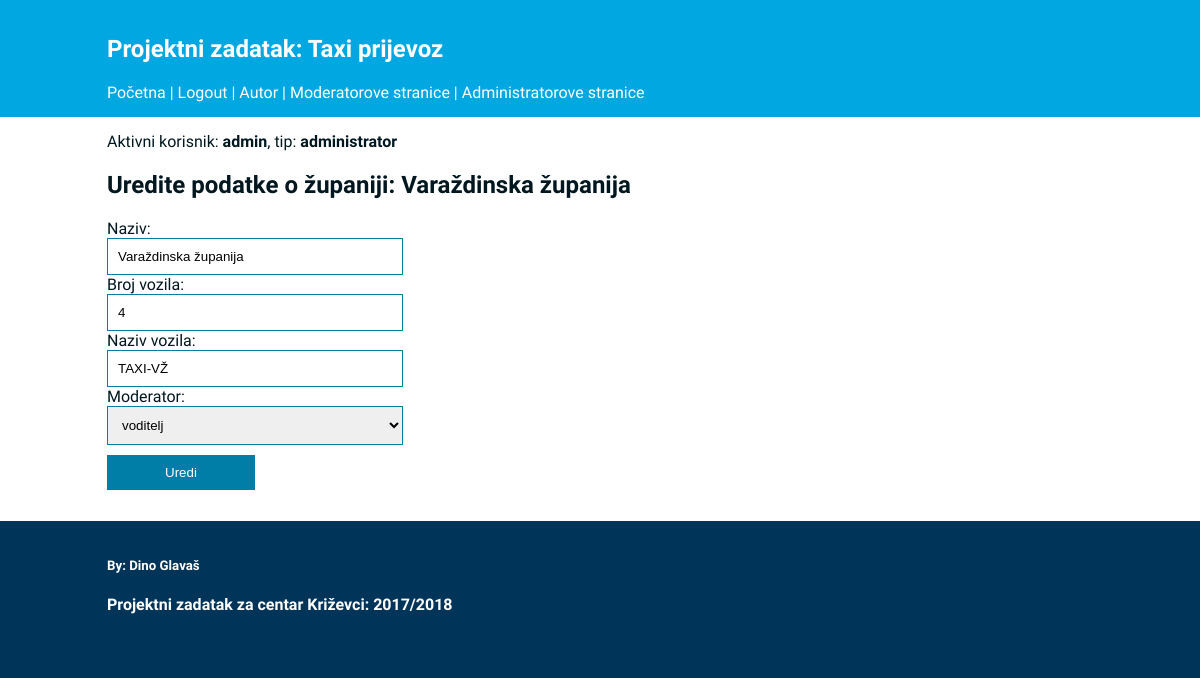
Screenshot of /zupanija.php?zupanijaIdUredi=1&naziv=Varaždinska županija (signed in) with the database file from the repository.
### tables this page shows
CREATE TABLE IF NOT EXISTS `zupanija` (
  `zupanija_id` INT(10) NOT NULL AUTO_INCREMENT,
  `moderator_id` INT(10) NOT NULL,
  `naziv` VARCHAR(50) NOT NULL,
  `broj_vozila` INT(4) NOT NULL,
  PRIMARY KEY (`zupanija_id`),
  INDEX `fk_kateogrija_predmeta_korisnik1_idx` (`moderator_id` ASC),
  CONSTRAINT `fk_kateogrija_predmeta_korisnik1`
    FOREIGN KEY (`moderator_id`)
    REFERENCES `korisnik` (`korisnik_id`)
    ON DELETE NO ACTION
    ON UPDATE NO ACTION);

CREATE TABLE IF NOT EXISTS `vozilo` (
  `vozilo_id` INT(10) NOT NULL AUTO_INCREMENT,
  `zupanija_id` INT(10) NOT NULL,
  `oznaka` VARCHAR(50) NOT NULL,
  PRIMARY KEY (`vozilo_id`),
  INDEX `fk_vozilo_podrucje1_idx` (`zupanija_id` ASC),
  CONSTRAINT `fk_vozilo_podrucje1`
    FOREIGN KEY (`zupanija_id`)
    REFERENCES `zupanija` (`zupanija_id`)
    ON DELETE NO ACTION
    ON UPDATE NO ACTION);

### baza.php (called while the page is built, shortened)
<?php
$baza = 'iwa_2017_kz_projekt';
$korisnik = 'iwa_2017';
$lozinka = 'foi2017';
$server = 'localhost';
$connection = mysqli_connect($server, $korisnik, $lozinka, $baza);
function sql($sql) {
	global $connection;
	$r = mysqli_query($connection, $sql);
	return $r;
}
?>

### zupanija.php (the view, shortened to what this page needs)
<?php
require_once("header.php");
if (isset($_GET['zupanijaIdUredi'])) {
	$zupanijaIdUredi = $_GET['zupanijaIdUredi'];
	$naziv = $_GET['naziv'];
	$sql = "SELECT * FROM zupanija WHERE zupanija_id = $zupanijaIdUredi";
	$r = sql($sql);
	list($zupanija_id, $moderator_id, $naziv, $broj_vozila) = mysqli_fetch_array($r, MYSQLI_BOTH);
	$zadnje_vozilo_oznaka = "";
	$sql_vozila = "SELECT oznaka FROM vozilo WHERE zupanija_id=$zupanija_id";
	$r_vozila = sql($sql_vozila);
	while (list($oznaka) = mysqli_fetch_array($r_vozila, MYSQLI_BOTH)) {
		$zadnje_vozilo_oznaka = $oznaka;
	}
	$vozilo_oznaka = substr($zadnje_vozilo_oznaka, 0, -2);
	echo "<h2>Uredite podatke o županiji: <strong>$naziv</strong></h2>";
	echo "
	<form action='' method='POST'>
		<label>Naziv:</label>
		<br>
		<input type='text' name='uredi_naziv' value='$naziv'>
		<br>
		<label>Broj vozila:</label>
		<br>
		<input type='number' name='uredi_broj_vozila' value='$broj_vozila' min='0'>
		<br>
		<label>Naziv vozila:</label>
		<br>
		<input type='text' name='uredi_naziv_vozila' value='$vozilo_oznaka'>
		<br>
		<label>Moderator:</label>
		<br>
		<select name='uredi_moderatora'>";
		$sql_moderatori = "SELECT korisnicko_ime, korisnik_id FROM korisnik WHERE tip_id='1' OR tip_id='0'";
		$r_moderatori = sql($sql_moderatori);
		while (list($moderator_ime, $moderator_kor_id) = mysqli_fetch_array($r_moderatori, MYSQLI_BOTH)) {
			if ($moderator_kor_id == $moderator_id) {
				echo "<option selected value='$moderator_kor_id'>$moderator_ime</option>";
			} else {
				echo "<option value='$moderator_kor_id'>$moderator_ime</option>";
			}
		}
		echo "</select>
		<br>
		<input type='submit' name='uredi' value='Uredi'>
	</form>";
} else if (isset($_GET['nova'])) {
	echo "<h2>Nova županija</h2>";
	echo "<p>Obavezna polja: *</p>";
	echo "
	<form action='' method='POST'>
		<label>Ime županije*:</label>
		<br>
		<input type='text' name='naziv_zupanije' required>
		<br>
		<label>Naziv vozila*:</label>
		<br>
		<input type='text' name='naziv_vozila' required>
		<br>
		<label>Broj vozila*:</label>
		<br>
		<input type='number' name='broj_vozila' min='0' required>
		<br>
		<label>Moderator*:</label>
		<br>
		<select name='moderator'>";
		$sql_moderatori = "SELECT korisnicko_ime, korisnik_id FROM korisnik WHERE tip_id='1' OR tip_id='0'";
		$r_moderatori = sql($sql_moderatori);
		while (list($moderator_ime, $moderator_kor_id) = mysqli_fetch_array($r_moderatori, MYSQLI_BOTH)) {
			echo "<option value='$moderator_kor_id'>$moderator_ime</option>";
		}
		echo "</select>
		<br>
		<input type='submit' name='nova' value='Unesi'>
	</form>";
	if (isset($_POST['nova']) && isset($_POST['moderator']) && $_POST['moderator'] != "") {
		$naziv_zupanije = $_POST['naziv_zupanije'];
		$naziv_vozila = $_POST['naziv_vozila'];
		$broj_vozila_u_zupaniji = $_POST['broj_vozila'];
		$moderator = $_POST['moderator'];
		$sql = "INSERT INTO zupanija (moderator_id, naziv, broj_vozila) VALUES
						('".$moderator."', '".$naziv_zupanije."', '".$broj_vozila_u_zupaniji."')";
		sql($sql);
		$id_zadnje_zupanije = "";
		$sql_id_zadnje_zupanije = "SELECT zupanija_id FROM zupanija";
		$r_id_zadnje_zupanije = sql($sql_id_zadnje_zupanije);
		while (list($id_zup) = mysqli_fetch_array($r_id_zadnje_zupanije, MYSQLI_BOTH)) {
			$id_zadnje_zupanije = $id_zup;
		}
		for ($i = 1; $i <= $broj_vozila_u_zupaniji; $i++) {
			$novo_vozilo = $naziv_vozila."-".$i;
			$sql_novo_vozilo = "INSERT INTO vozilo (zupanija_id, oznaka) VALUES ('".$id_zadnje_zupanije."', '".$novo_vozilo."')";
			sql($sql_novo_vozilo);
		}
		echo "<h3>Županija je dodana -> <a class='veza' href='zupanije.php'>Povratak na županije</a></h3>";
	}
} else {
	header("Location: index.php");
}
require_once("footer.php")
?>

### css.css (style rules this page uses)
body { font-family: 'Sarabun', sans-serif; width: 100%; margin: 0; background-color: #003459; color: #00171F; }
label { margin-top: 5px; margin-bottom: 3px; }
input[type=text], input[type=password], input[type=number], select, textarea { width: 30%; padding: 10px; border: 1px solid #007EA7; box-sizing: border-box; }
input[type=submit] { margin-top: 10px; border: none; background-color: #007EA7; color: white; padding: 10px; cursor: pointer; width: 15%; }

### rows the page displays
zupanija: naziv "Varaždinska županija", uredi_naziv "Varaždinska županija", uredi_broj_vozila "4"
vozilo: uredi_naziv_vozila "TAXI-VŽ"

### other values shown
$_SESSION['kor_ime'] "admin"
tip_korisnika($_SESSION['tip']) "administrator"
form field uredi_moderatora "voditelj"
